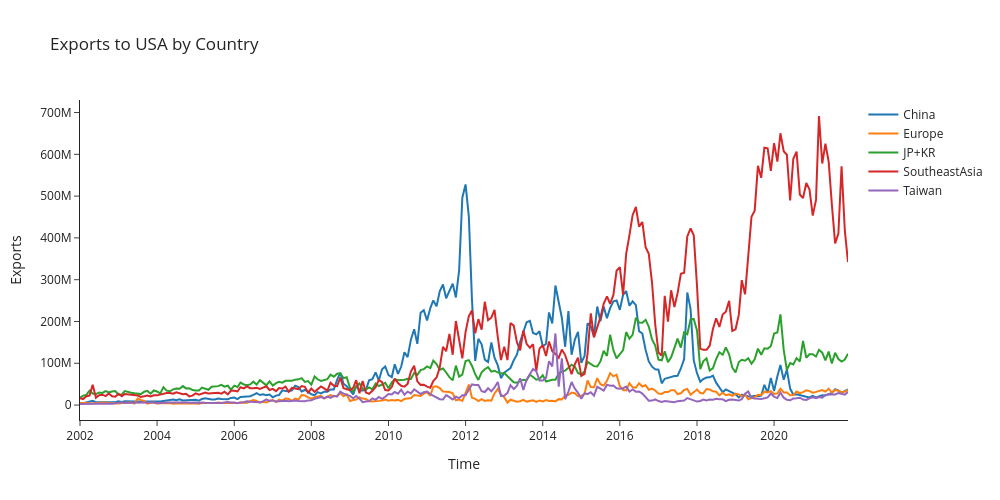

Notebook source saved alongside this figure:
### Code cell
fig = go.Figure()
fig.add_trace(go.Scatter(x=df['Time'], y=df['China'], mode='lines', name='China'))
fig.add_trace(go.Scatter(x=df['Time'], y=df['Europe'], mode='lines', name='Europe'))
fig.add_trace(go.Scatter(x=df['Time'], y=df['JP+KR'], mode='lines', name='JP+KR'))
fig.add_trace(go.Scatter(x=df['Time'], y=df['SoutheastAsia'], mode='lines', name='SoutheastAsia'))
fig.add_trace(go.Scatter(x=df['Time'], y=df['Taiwan'], mode='lines', name='Taiwan'))
fig.update_layout(
    title='Exports to USA by Country',
    xaxis_title='Time',
    yaxis_title='Exports',
    width=1000,
    height=500,
    template='simple_white'
)
fig.show()

### Figure 1 — Plotly figure (JSON) as saved in the notebook; plotly's stock layout.template omitted (floating-point values rounded to 4 significant figures; data arrays with more than 128 entries replaced by an {"elided": "..."} marker saying what was removed)
{"data": [{"mode": "lines", "name": "China", "type": "scatter", "x": {"elided": "240 str values"}, "y": {"elided": "240 float values"}}, {"mode": "lines", "name": "Europe", "type": "scatter", "x": {"elided": "240 str values"}, "y": {"elided": "240 float values"}}, {"mode": "lines", "name": "JP+KR", "type": "scatter", "x": {"elided": "240 str values"}, "y": {"elided": "240 float values"}}, {"mode": "lines", "name": "SoutheastAsia", "type": "scatter", "x": {"elided": "240 str values"}, "y": {"elided": "240 float values"}}, {"mode": "lines", "name": "Taiwan", "type": "scatter", "x": {"elided": "240 str values"}, "y": {"elided": "240 float values"}}], "layout": {"height": 500, "title": {"text": "Exports to USA by Country"}, "width": 1000, "xaxis": {"title": {"text": "Time"}}, "yaxis": {"title": {"text": "Exports"}}}}
